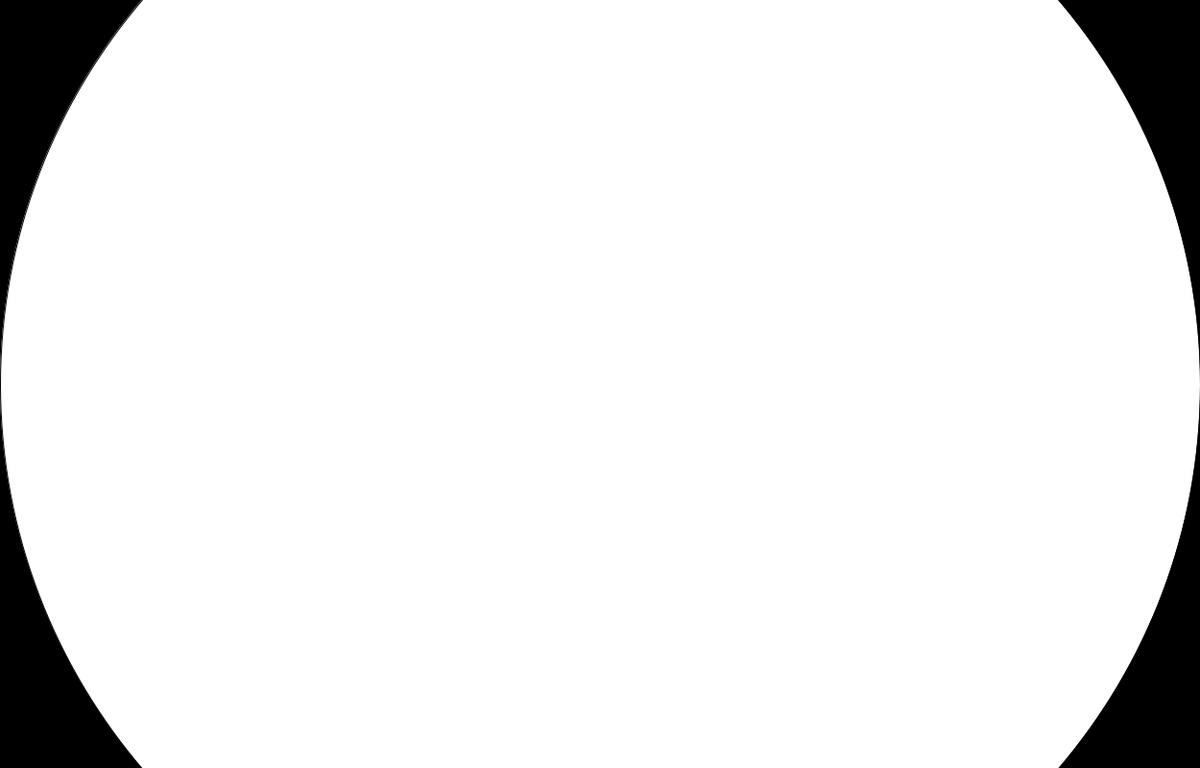
Frame 1 (no input)
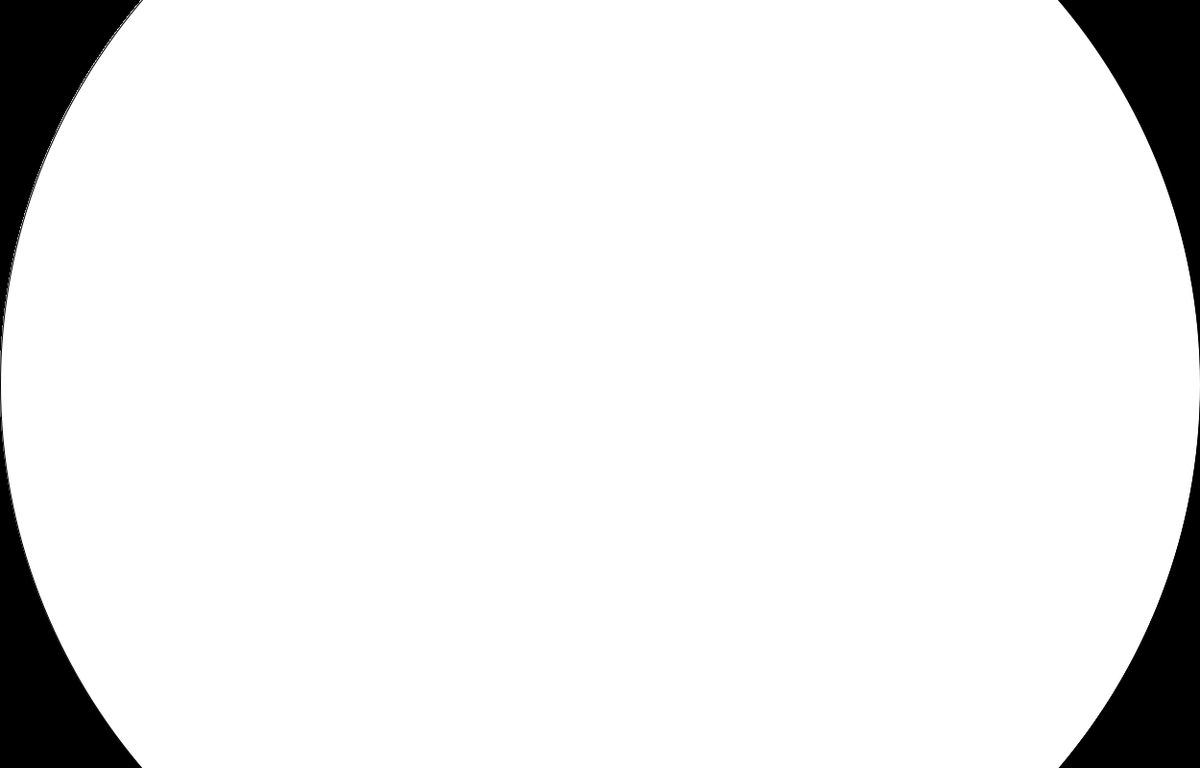
Frame 60 (the mouse pressed at the canvas centre just before this capture)
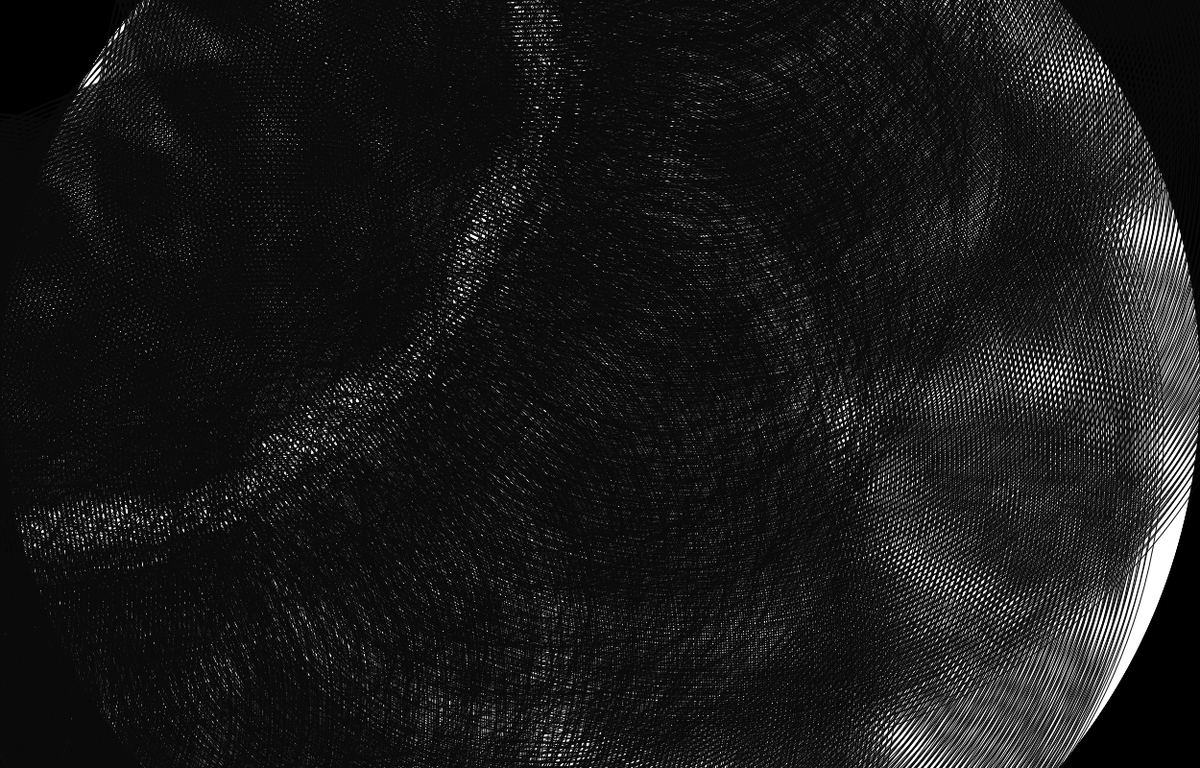
Frame 120 (the mouse held since frame 60 and released just before this capture)

The Processing sketch that drew these frames (run headless with seeded random() and noise(); from frame 60 on, the mouse is pressed at the canvas centre):

// Processing sketch: vieleKreiseSchwarzWei_erMond
// ── vieleKreiseSchwarzWei_erMond.pde
float count;
int white=255;
int initialTime;
int interval = 1000;


void setup () {
    size (1250, 800);
    background (0, 0, 0);
    
    count = 0;
    initialTime = millis();
    frameRate(7.5);
}

void draw () {
  count++;
  for (int i=50; i<width; i+=10) {
if (i < mouseX){ 
  rotate(count);
    stroke (white); 
    noFill ();
    white -= 5;
    if (white < 10) {
      white += 5;
    }
ellipse (width/2,height/2,i+0,i);
} else { 
ellipse (width/2,height/2,i+10,i);
}

}
}
